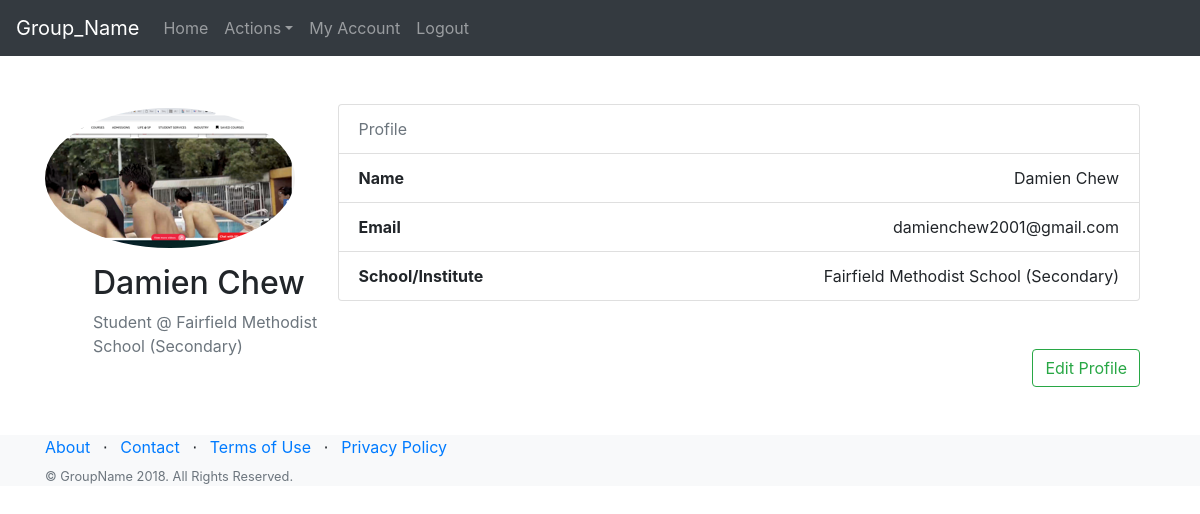
Page /studentprofile (signed in) on the committed database.
### app.py (models this page shows, shortened)
class Teacher(db.Model,UserMixin):
    id = db.Column(db.Integer, primary_key=True)
    firstname = db.Column(db.String(25), nullable=False)
    lastname = db.Column(db.String(25),  nullable=False)
    username = column_property(firstname+" "+lastname)
    faculty = db.Column(db.String(100), nullable=False)
    school = db.Column(db.String(100), nullable=False)
    awards = db.Column(db.Text(200), nullable=False)
    age = db.Column(db.String(2), nullable=False)
    email = db.Column(db.String(120), unique=True, nullable=False)
    image_file = db.Column(db.String(20), nullable=False, default='default.jpg')
    password = db.Column(db.String(60), nullable=False)
    true=db.Column(db.String(60),nullable=False)

### app.py (the view)
@app.route("/studentprofile", methods=['GET', 'POST'])
@login_required
def student_profile():
    form = UpdateStudentAcc()
    image_file = url_for('static', filename='img/profile_pics/' + current_user.image_file)
    return render_template('student_profile.html', title='Account', image_file=image_file, form=form)

### app.py (called while the page is built)
@login_manager.user_loader
def load_user(user_id):
    return Teacher.query.get(int(user_id)) or Student.query.get(int(user_id)) or Alumni.query.get(int(user_id)) or Admin.query.get(int(user_id))

### templates/student_profile.html
{% extends "layoutstudent.html" %}
{% block body %}
    <div class="content-section ">
        <div class="media">
            <div class="media-body mt-5">
                <img class="rounded-circle account-img mt-1 mr-4" src="{{ image_file }}">
                <h2 class="ml-5 mt-3">{{ current_user.username }}</h2>
                <p class="text-secondary ml-5">Student @ {{ current_user.school }}</p>
            </div>
            <div class="col-sm-9 float-right mt-5">
                <ul class="list-group mb-5">
                    <li class="list-group-item text-muted">Profile</li>
                    <li class="list-group-item text-right"><span><strong class="float-left">Name</strong></span>{{ current_user.username}}</li>
                    <li class="list-group-item text-right"><span><strong class="float-left">Email</strong></span>{{ current_user.email}}</li>
                    <li class="list-group-item text-right"><span><strong class="float-left">School/Institute</strong></span>{{ current_user.school}}</li>
                </ul>
                {% if current_user.is_authenticated %}
                 <a href="{{ url_for('student_acc') }}" class="btn btn-outline-success mb-5 float-right" role="button" aria-disabled="true">Edit Profile</a>
                {% endif %}
            </div>
        </div>
    </div>
{% endblock %}

### rows in the picture
Teacher: school "Fairfield Methodist School (Secondary)", email "damienchew2001@gmail.com"

### other values in the picture
{{ current_user.username }} "Damien Chew"
